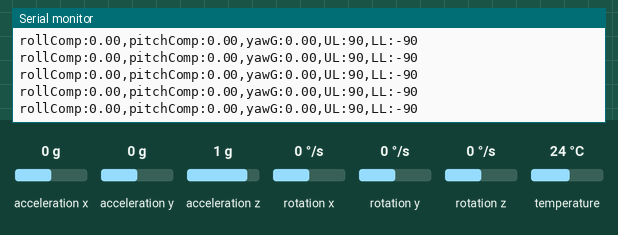
Simulated run of this sketch. Board: Arduino Uno, built with avr-gcc and run on an emulated ATmega328P. Shown: the last lines printed to the serial monitor. Inputs (shaded band) come from the test bench; at power-on: acceleration x 0 g, acceleration y 0 g, rotation z 0 °/s, rotation y 0 °/s, acceleration z 1 g, rotation x 0 °/s, temperature 24 °C.

Above: at 3.4 s.
3.5 s: acceleration x set to -1.4 g
At 4.5 s:
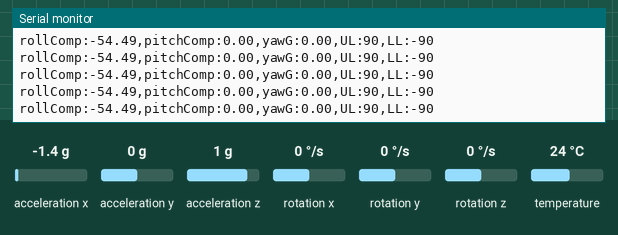
6.5 s: acceleration y set to -1.4 g
At 7.4 s:
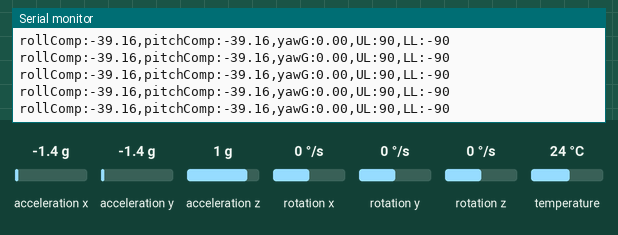
9.5 s: rotation z set to -192 °/s
At 10.4 s:
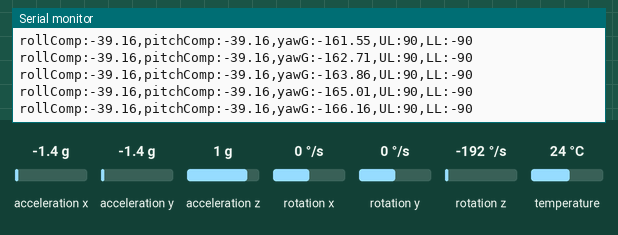
12.5 s: acceleration x set to 0 g
At 13.2 s:
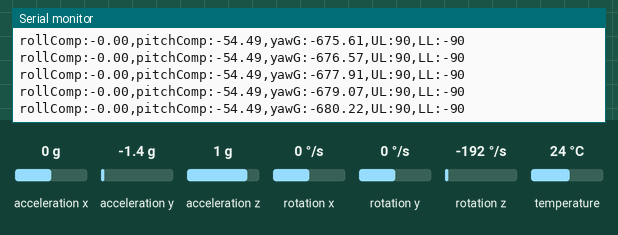
15.5 s: rotation y set to -100 °/s
At 16.4 s:
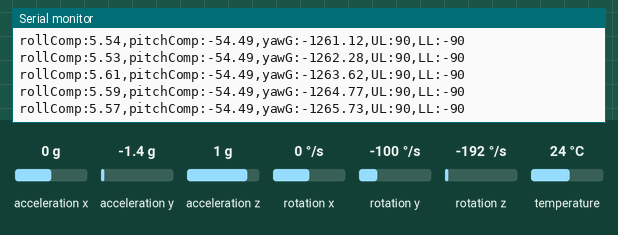
Timing chart, 0 to 17.9 s (numbered marks = the images above; inputs shaded):
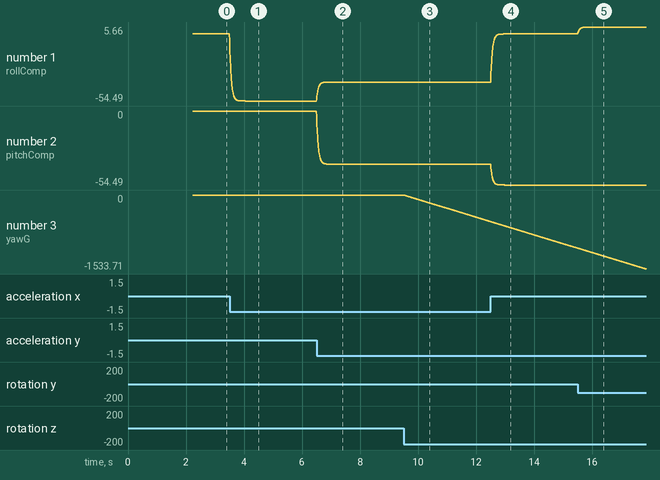

Measured:
- after the input at 3.5 s, the serial monitor: prints a new line at once (image 1)
- after the input at 6.5 s, the serial monitor: prints a new line at once (image 2)
- after the input at 9.5 s, the serial monitor: prints a new line at once (image 3)
- plotted number 1: 0 → -54.49 after the input at 3.5 s, -54.49 → -39.16 after the input at 6.5 s
- plotted number 2: 0 → -39.16 after the input at 6.5 s
- plotted number 3: 0 → -551.9 after the input at 9.5 s

The sketch:

test7.ino
```cpp
#include <Adafruit_MPU6050.h>
#include <Adafruit_Sensor.h>
#include <Wire.h>
float Ax;
float Ay;
float Az;

float Gx;
float Gy;
float Gz;

float rollG=0;
float pitchG=0;
float yawG=0;

float gyroXOffset=0;
float gyroYOffset=0;
float gyroZOffset=0;

int tStart = millis();

// If You want Calibrated results, you must rotate
// your board to all possible orientations, and
// record your velues of xMax, xMin, yMax, yMin
// zMax, zMin. I show you how to do that in LESSON
// 79 on my youtube channel. Put in your values and then
// uncomment the code below. Don't use my values, you have
// to measure your own for it to work. (For GY-9250)

float xMax= .99;
float xMin= -1.02;
float yMax= 1.01;
float yMin= -1.00;
float zMax= 1.04 ;
float zMin= -.97;

// float xOffset = (xMax+xMin)/2;
// float yOffset = (yMax+yMin)/2;
// float zOffset = (zMax+zMin)/2;

// float xScale = 2/(xMax -xMin);
// float yScale = 2/(yMax - yMin);
// float zScale = 2/(zMax -zMin);

float rollLP = 0;
float pitchLP = 0;

float rollRAW;
float pitchRAW;

float rollComp=0;
float pitchComp=0;

float deltaRoll=0;
float deltaPitch=0;

Adafruit_MPU6050 mpu;

void calibrateGyro(){
Serial.println("Calibrating the Gyro: Keep Completely Stationary");
delay(1000);
int i;
float sumX = 0;
float sumY = 0;
float sumZ = 0;
int numPoints=100;
for (i=0;i<numPoints;i=i+1){
  sensors_event_t a, g, temp;
  mpu.getEvent(&a, &g, &temp);
  sumX = sumX + g.gyro.x;
  sumY = sumY + g.gyro.y;
  sumZ = sumZ + g.gyro.z;
  delay(10);
}
gyroXOffset = sumX/numPoints;
gyroYOffset = sumY/numPoints;
gyroZOffset = sumZ/numPoints;

}

void setup() {
  // put your setup code here, to run once:
  Serial.begin(115200);
  mpu.begin();
  Serial.println("MPU6050 Started!");
  mpu.setAccelerometerRange(MPU6050_RANGE_2_G);
  mpu.setGyroRange(MPU6050_RANGE_2000_DEG);
  mpu.setFilterBandwidth(MPU6050_BAND_21_HZ);
calibrateGyro();
tStart = millis();
}

void loop() {
  // put your main code here, to run repeatedly:
  sensors_event_t a, g, temp;
  mpu.getEvent(&a, &g, &temp);
  Ax = a.acceleration.x / 9.81;
  Ay = a.acceleration.y / 9.81;
  Az = a.acceleration.z / 9.81;

  Gx = g.gyro.x-gyroXOffset;
  Gy = -(g.gyro.y-gyroYOffset);
  Gz = g.gyro.z-gyroZOffset;

rollG = rollG + (millis() - tStart)/1000. * Gy *360./2./3.14;
pitchG = pitchG + (millis() - tStart)/1000. * Gx *360./2./3.14;
yawG = yawG + (millis() - tStart)/1000. * Gz *360./2./3.14;
deltaRoll=(millis() - tStart)/1000. * Gy *360./2./3.14;
deltaPitch=(millis() - tStart)/1000. * Gx *360./2./3.14;
tStart = millis();

  //Uncomment these lines of code to do the callibration
  //This will only work if you have measured your max
  //and min values, and put them in at the top of the code
  // Ax = xScale*(Ax-xOffset);
  // Ay = yScale*(Ay-yOffset);
  // Az = zScale*(Az-zOffset);

  pitchRAW = atan2(Ay, sqrt(Az * Az + Ax * Ax)) * 360 / (2 * 3.14);
  rollRAW = atan2(Ax, sqrt(Az * Az + Ay * Ay)) * 360 / (2 * 3.14);

  pitchLP = .75 * pitchLP + .25 * pitchRAW;
  rollLP = .75 * rollLP + .25 * rollRAW;

  rollComp= .1*rollRAW + .9*(rollComp + deltaRoll);
  pitchComp= .1*pitchRAW +.9*(pitchComp +deltaPitch);

  Serial.print("rollComp:");
  Serial.print(rollComp);
  Serial.print(',');
  Serial.print("pitchComp:");
  Serial.print(pitchComp);
  Serial.print(',');
  Serial.print("yawG:");
  Serial.print(yawG);
  Serial.print(',');
  // Serial.print("rollComp:");
  // Serial.print(rollComp);
  // Serial.print(',');
  // Serial.print("pitchG:");
  // Serial.print(pitchG);
  // Serial.print(',');
  // Serial.print("yawG:");
  // Serial.print(yawG);
  // Serial.print(',');
  Serial.print("UL:");
  Serial.print(90);
  Serial.print(',');
  Serial.print("LL:");
  Serial.println(-90);

  //   Serial.print("Ax:");
  //   Serial.print(Ax);
  //   Serial.print(',');
  //   Serial.print("Ay:");
  //   Serial.print(Ay);
  //   Serial.print(',');
  //     Serial.print("Az:");
  //   Serial.print(Az);
  //   Serial.print(',');
  //  Serial.print("UL:");
  //  Serial.print(1);
  //  Serial.print(',');
  //  Serial.print("LL:");
  //  Serial.println(-1);
  delay(1);
}
```
